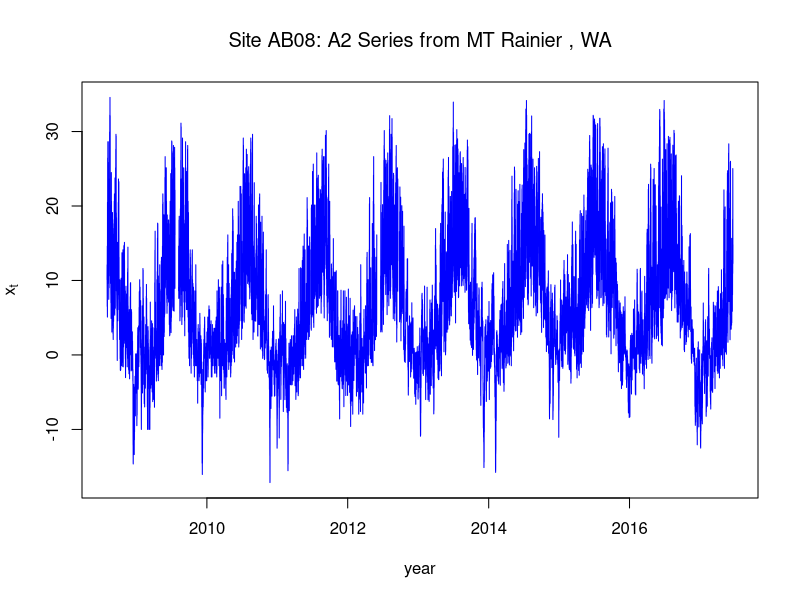
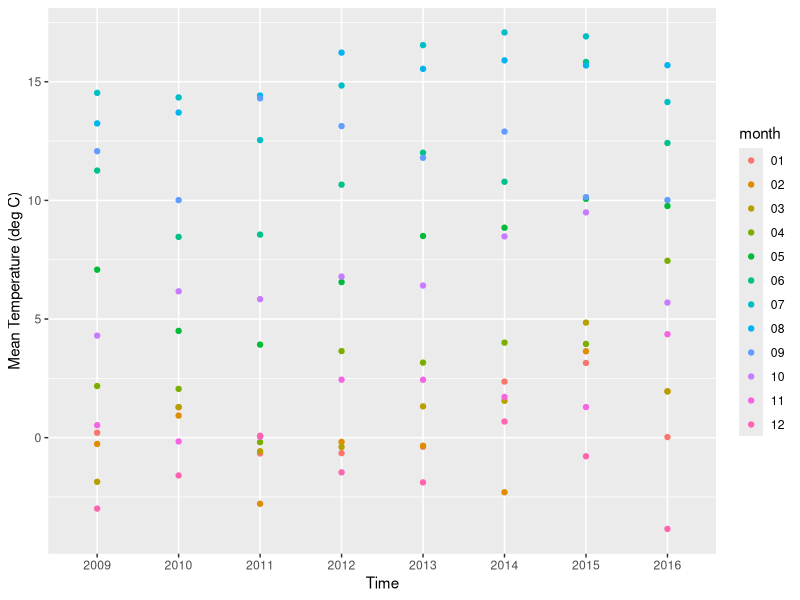
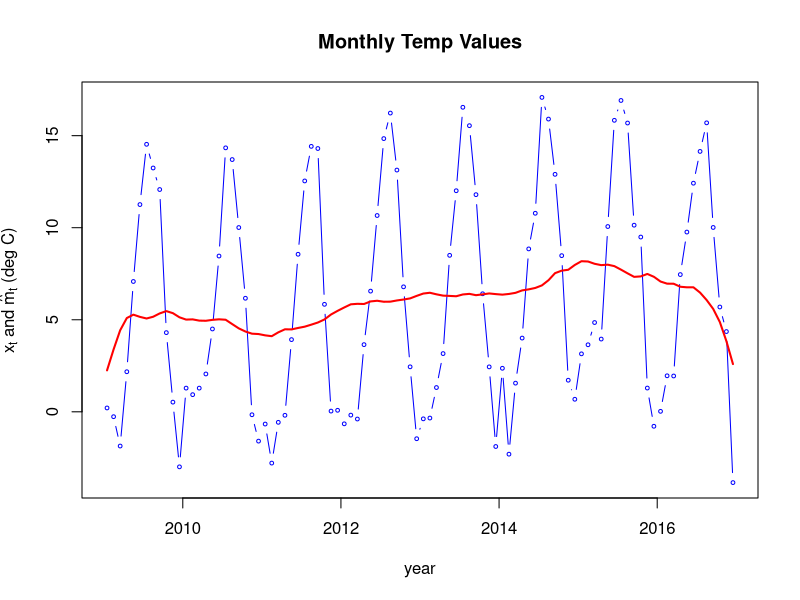
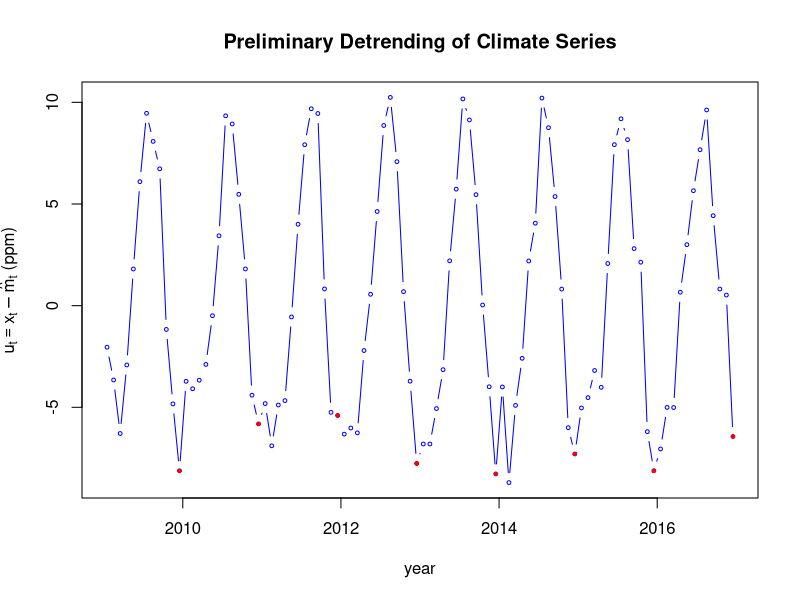
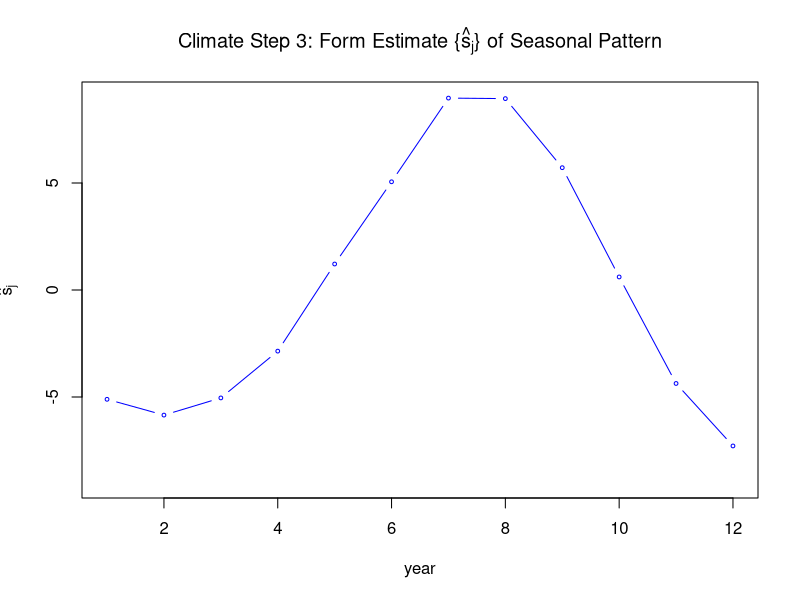
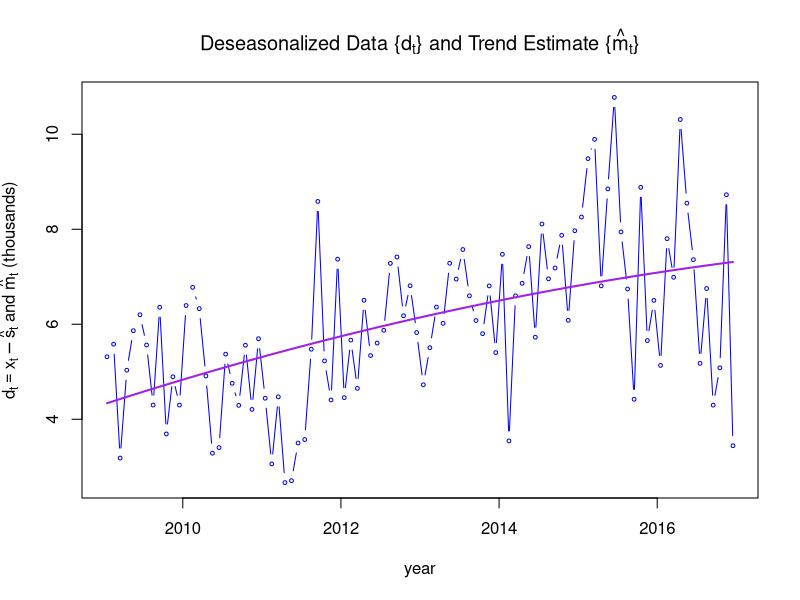
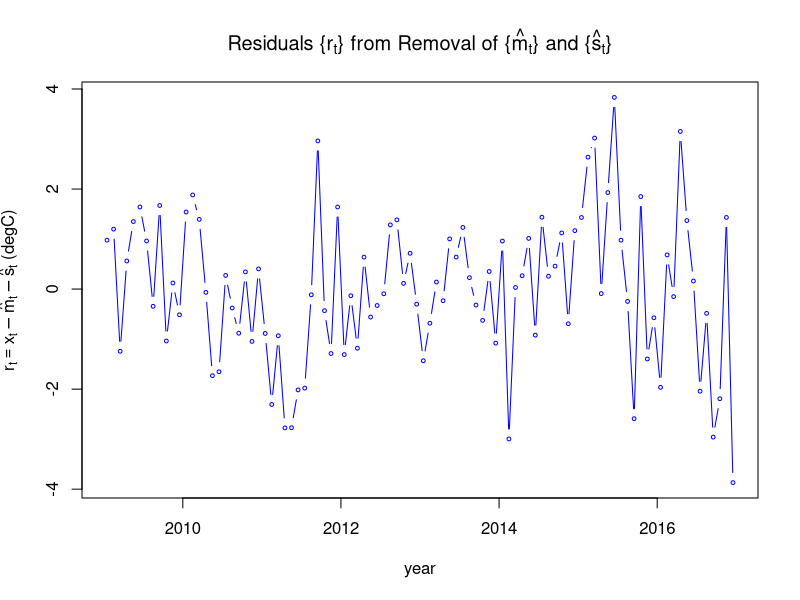
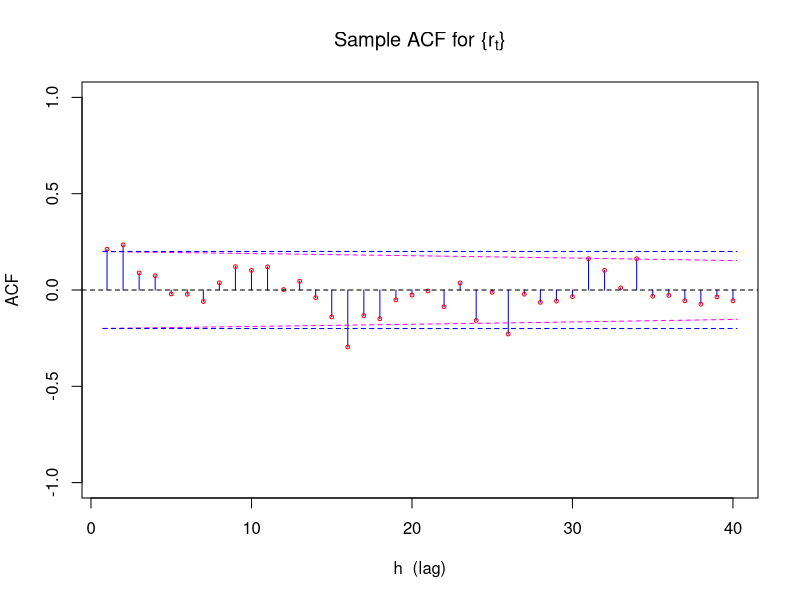

Reproduce these figures in R, in order.
## ---- chunk 1
knitr::opts_chunk$set(echo = TRUE)
library(tidyverse)
## ---- chunk 2

## ---- chunk 3

## ---- chunk 4
onest <- read.csv("data/AB08-A2_hourly.csv")
onest$dt <- strptime(onest$DATE, format = "%Y-%m-%d %H:%M:%S")
str(onest)
### define function to do filtering ...

filter.with.padding <- function(x,the.filter,iter=1)
{
    q <- (length(the.filter)-1)/2
    n <- length(x)
    w <- stats::filter(c(rep(x[1],q),x,rep(x[n],q)),the.filter)[(q+1):(q+n)]
    if(iter > 1) for(i in 2:iter) w <- filter(c(rep(w[1],q),w,rep(w[n],q)),the.filter)[(q+1):(q+n)]
    return(w)
}

plot.ACFest <- function(ts, main=NULL, n.lags=40)
{
    ts.acf <- acf(ts, lag.max=n.lags, plot=FALSE)
    n.ts <- length(ts)
    xs <- 1:n.lags
    ys <- ts.acf$acf[2:(n.lags+1)]
    plot(xs,ys,typ="h",xlab="h  (lag)",ylab="ACF",ylim=c(-1,1),col="blue",main=main)
    points(xs,ys,col="red",cex=0.5)
    xs <- 1:n.lags
    xs[1] <- xs[1] - 0.25
    xs[n.lags] <- xs[n.lags] + 0.25
    lines(xs,1.96*sqrt(n.ts-xs)/n.ts,col="magenta",lty="dashed")
    lines(xs,-1.96*sqrt(n.ts-xs)/n.ts,col="magenta",lty="dashed")
    abline(h=0,lty="dashed")
    CI.hw <- 1.96/sqrt(n.ts)
    lines(c(0.75,n.lags+0.25),rep(CI.hw,2),col="blue",lty="dashed")
    lines(c(0.75,n.lags+0.25),rep(-CI.hw,2),col="blue",lty="dashed")
    return(ts.acf$acf)
}
### overhead III-2

plot(onest$dt,onest$series_xts,col="blue",xlab="year",typ="l",
     ylab=expression(x[t]),main=expression(paste("Site AB08: A2",
                                                 " Series from MT Rainier , WA")))

## ---- chunk 5
onest$year <- substring(as.character(onest$DATE),1,4)

onest%>% select(c('DATE','series_xts','year')) %>% group_by(year) %>% summarise(months=n())

## ---- chunk 6

#ggplot needs date in POSIXct
onest$dt_txn <- as.POSIXct(onest$DATE,ormat = "%Y-%m-%d %H:%M:%S")
# Add month column
# Add day column
# Add hour column
onest$month <-format(onest$dt_txn,"%m")
onest$day <- format(onest$dt_txn,"%d")
onest$hour <- format(onest$dt_txn,"%H")


#subset it to only 9 years
# Removed 1288 rows containing missing values 
oneset_9yrs <- onest %>% select(c('dt_txn','series_xts','year','month','day','hour')) %>% 
  filter(!is.na(series_xts) & year > 2008 & year < 2017) %>% as.data.frame() 



#Summarize by months
oneset_9yrs_by_month <- oneset_9yrs %>% group_by(year,month) %>% summarise(min_t=min(series_xts),max_t= min(series_xts),mean_t=mean(series_xts),rows=n()) %>% as.data.frame()

# Add key
oneset_9yrs_by_month$xaxis <- as.double(paste(oneset_9yrs_by_month$year,oneset_9yrs_by_month$month,sep = '.'))

#1 .042 
#2 .125 
#3 .208 
#4 .292 
#5 .375 
#6 .458 
#7 .542 
#8 .625 
#9 .708 
#10 .792  
#11 .875 
#12 .958 

#create new xaxis
oneset_9yrs_by_month$xaxisred <- "0"
#Redo x-axis
oneset_9yrs_by_month[oneset_9yrs_by_month$month=="01",]$xaxisred = "042"
oneset_9yrs_by_month[oneset_9yrs_by_month$month=="02",]$xaxisred = "125"
oneset_9yrs_by_month[oneset_9yrs_by_month$month=="03",]$xaxisred = "208"
oneset_9yrs_by_month[oneset_9yrs_by_month$month=="04",]$xaxisred = "292"
oneset_9yrs_by_month[oneset_9yrs_by_month$month=="05",]$xaxisred = "375"
oneset_9yrs_by_month[oneset_9yrs_by_month$month=="06",]$xaxisred = "458"
oneset_9yrs_by_month[oneset_9yrs_by_month$month=="07",]$xaxisred = "542"
oneset_9yrs_by_month[oneset_9yrs_by_month$month=="08",]$xaxisred = "625"
oneset_9yrs_by_month[oneset_9yrs_by_month$month=="09",]$xaxisred = "708"
oneset_9yrs_by_month[oneset_9yrs_by_month$month=="10",]$xaxisred = "792"
oneset_9yrs_by_month[oneset_9yrs_by_month$month=="11",]$xaxisred = "875"
oneset_9yrs_by_month[oneset_9yrs_by_month$month=="12",]$xaxisred = "958"

oneset_9yrs_by_month$nxaxis <- as.double(paste(oneset_9yrs_by_month$year,oneset_9yrs_by_month$xaxisred,sep = '.'))

# For every year we should have 12 values

oneset_9yrs_by_month %>% ggplot(aes(year,mean_t,color=month)) + geom_point() +xlab("Time") + ylab("Mean Temperature (deg C)")

#Applying moving average filter
m.hat.oneset <- filter.with.padding(oneset_9yrs_by_month$mean_t,c(1/24,rep(1/12,11),1/24))

#plot(oneset_9yrs_by_month$xaxis,oneset_9yrs_by_month$mean_t,col="blue",xlab="year",typ="b",
#     ylab=expression(paste(x[t]," and ", hat(m)[t]," (deg C)")),main="Monthly Temp Values",cex=0.5)
#lines(oneset_9yrs_by_month$xaxis,m.hat.oneset,col="red",lwd=2)

plot(oneset_9yrs_by_month$nxaxis,oneset_9yrs_by_month$mean_t,col="blue",xlab="year",typ="b",
     ylab=expression(paste(x[t]," and ", hat(m)[t]," (deg C)")),main="Monthly Temp Values",cex=0.5)
lines(oneset_9yrs_by_month$nxaxis,m.hat.oneset,col="red",lwd=2)
## ---- chunk 7

oneset.u <- oneset_9yrs_by_month$mean_t - m.hat.oneset

plot(oneset_9yrs_by_month$nxaxis,oneset.u,col="blue",xlab="year",typ="b",ylab=expression(paste(u[t]==x[t]-hat(m)[t]," (ppm)")),main="Preliminary Detrending of Climate Series",cex=0.5)
points(oneset_9yrs_by_month$nxaxis[seq(12,96,12)],oneset.u[seq(12,96,12)],pch=16,col="red",cex=0.6)



## ---- chunk 8


oneset.w.j <- rowMeans(matrix(oneset.u ,nrow=12))

plot(1:12,oneset.w.j- mean(oneset.w.j),col="blue",xlab="year",
     typ="b",ylab=expression(hat(s)[j]),
     main=expression(paste("Climate Step 3: Form Estimate {",hat(s)[j],"} of Seasonal Pattern")),
     ylim=c(-9,9),cex=0.5)


## ---- chunk 9

#get all the years(columns), rows(minths)
#average all the jan, feb... dec
oneset.w.j <- rowMeans(matrix(oneset.u ,nrow=12))
oneset.s.j.hat <- rep(oneset.w.j  - mean(oneset.w.j ),8)
oneset.d <- oneset_9yrs_by_month$mean_t - oneset.s.j.hat

oneset.d.reg <- lm(oneset.d  ~ oneset_9yrs_by_month$nxaxis + I(oneset_9yrs_by_month$nxaxis^2))

plot(oneset_9yrs_by_month$nxaxis,oneset.d,col="blue",xlab="year",typ="b",
     ylab=expression(paste(d[t] == x[t] - hat(s)[t]," and ", hat(m)[t]," (thousands)")),
     main=expression(paste("Deseasonalized Data {", d[t], "} and Trend Estimate {",hat(m)[t],"}")),
     cex=0.5)
lines(oneset_9yrs_by_month$nxaxis,fitted(oneset.d.reg ),col="purple",lwd=2)

## ---- chunk 10

plot(oneset_9yrs_by_month$nxaxis,resid(oneset.d.reg),col="blue",xlab="year",typ="b",
     ylab=expression(paste(r[t] == x[t] - hat(m)[t] - hat(s)[t]," (degC)")),
     main=expression(paste("Residuals {",r[t],"} from Removal of {", hat(m)[t],"} and {",hat(s)[t],"}")),
     cex=0.5)

## ---- chunk 11

phi <- plot.ACFest(resid(oneset.d.reg), 
        expression(paste("Sample ACF for {", r[t],"}")))[2]

## ---- chunk 12

oneset.z <- resid(oneset.d.reg)[-1] - phi*resid(oneset.d.reg)[-length(resid(oneset.d.reg))]

plot(oneset_9yrs_by_month$nxaxis[-1],oneset.z ,col="blue",xlab="year",
     typ="b",ylab=expression(paste(z[t]==r[t]-hat(phi)*r[t-1]," (thousands)")),
     main=expression(paste("Residuals ",
       z[t]==r[t]-hat(phi)*r[t-1]," from Fitted AR(1) Model")),
     cex=0.5)

## ---- chunk 13

plot.ACFest(oneset.z, expression(paste("Sample ACF for {", z[t],"}")))[2]

## ---- chunk 14
ss.pacf <- acf(oneset_9yrs_by_month$mean_t, lag.max=40, type="partial", plot=FALSE)
xs <- 1:40
ys <- ss.pacf$acf[1:40]
plot(xs,ys,typ="h",xlab="h  (lag)",ylab="PACF",ylim=c(-1,1),col="blue",main="Sample PACF for Mt Rainier Series")
points(xs,ys,col="red",cex=0.5)
n.ss <- length(oneset_9yrs_by_month$mean_t)
CI.hw <- 1.96/sqrt(n.ss)
abline(h=0,lty="dashed")
abline(h=c(-CI.hw,CI.hw),col="blue",lty="dashed")
## ---- chunk 15
plot(oneset_9yrs_by_month$nxaxis[10:94],oneset_9yrs_by_month$mean_t[10:94],col="blue",xlab="year",typ="b",
     ylab=expression(paste(x[t]," and ", hat(m)[t]," (deg C)")),main="Monthly Temperature Values",cex=0.5)

#Applying moving average filter
m.hat.oneset.wy <- filter.with.padding(oneset_9yrs_by_month$mean_t[10:94],c(1/24,rep(1/12,11),1/24))


lines(oneset_9yrs_by_month$nxaxis[10:94],m.hat.oneset.wy,col="red",lwd=2)  
## ---- chunk 16
ss.pacf <- acf(oneset_9yrs_by_month$mean_t[10:94], lag.max=40, type="partial", plot=FALSE)
xs <- 1:40
ys <- ss.pacf$acf[1:40]
plot(xs,ys,typ="h",xlab="h  (lag)",ylab="PACF",ylim=c(-1,1),col="blue",main="Sample PACF for Mt Rainier Series(Water year)")
points(xs,ys,col="red",cex=0.5)
n.ss <- length(oneset_9yrs_by_month$mean_t[10:94])
CI.hw <- 1.96/sqrt(n.ss)
abline(h=0,lty="dashed")
abline(h=c(-CI.hw,CI.hw),col="blue",lty="dashed")
## ---- chunk 17

plot.ACFest(oneset_9yrs_by_month$mean_t[10:94], expression(paste("Sample ACF Mt Rainier for (Water Year) {", z[t],"}")))[2]

## ---- chunk 18
par(mfrow=c(1,2))
plot.ACFest(m.hat.oneset.wy, expression(paste("Sample ACF Mt Rainier for (Water Year) {", z[t],"}")))[2]
abline(h=0)

ss.pacf <- acf(m.hat.oneset.wy, lag.max=40, type="partial", plot=FALSE)
xs <- 1:40
ys <- ss.pacf$acf[1:40]
plot(xs,ys,typ="h",xlab="h  (lag)",ylab="PACF",ylim=c(-1,1),col="blue",main="Sample PACF for Mt Rainier Series(Water year)")
points(xs,ys,col="red",cex=0.5)
n.ss <- length(m.hat.oneset.wy)
CI.hw <- 1.96/sqrt(n.ss)
abline(h=0,lty="dashed")
abline(h=c(-CI.hw,CI.hw),col="blue",lty="dashed")


